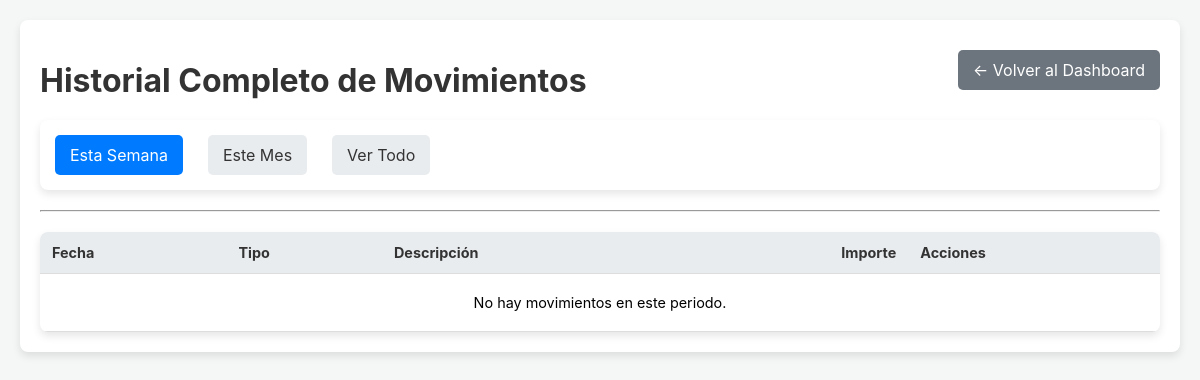
The app's page /historial/ (signed in), older data.
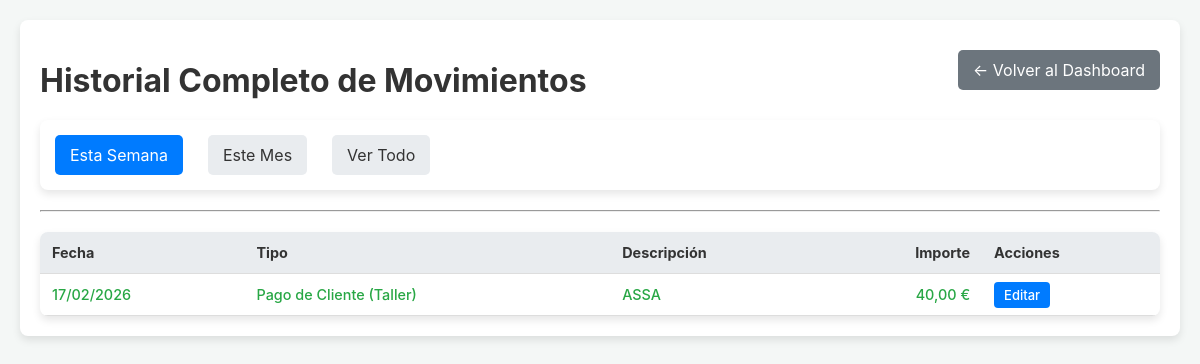
The same page, newer data.
### taller/models.py (models this page shows, shortened)
class Ingreso(models.Model):
    CATEGORIA_CHOICES = [
        ('Taller', 'Pago de Cliente (Taller)'),
        ('Grua', 'Servicio de Grúa'),
        ('Otras Ganancias', 'Otras Ganancias'),
        ('Otros', 'Otros Ingresos'),
    ]
    METODO_PAGO_CHOICES = [
        ('EFECTIVO', 'Efectivo (Caja)'),
        ('CUENTA_ERIKA', 'Cuenta Erika (Compartida)'),
        ('CUENTA_TALLER', 'Cuenta Taller (Nueva)'),
    ]
    metodo_pago = models.CharField(max_length=20, choices=METODO_PAGO_CHOICES, default='EFECTIVO')
    fecha = models.DateField(default=timezone.now)
    categoria = models.CharField(max_length=30, choices=CATEGORIA_CHOICES)
    importe = models.DecimalField(max_digits=10, decimal_places=2)
    descripcion = models.CharField(max_length=255)
    orden = models.ForeignKey(OrdenDeReparacion, on_delete=models.SET_NULL, null=True, blank=True)
    es_tpv = models.BooleanField(default=False)

### taller/views.py (the view)
# urls.py: path('historial/', views.historial_movimientos, name='historial_movimientos'),
@login_required
def historial_movimientos(request):
    periodo = request.GET.get('periodo', 'semana'); hoy = timezone.now().date()
    gastos_qs = Gasto.objects.all(); ingresos_qs = Ingreso.objects.all()
    if periodo == 'semana':
        inicio_semana = hoy - timedelta(days=hoy.weekday())
        gastos_qs = gastos_qs.filter(fecha__gte=inicio_semana); ingresos_qs = ingresos_qs.filter(fecha__gte=inicio_semana)
    elif periodo == 'mes':
        gastos_qs = gastos_qs.filter(fecha__year=hoy.year, fecha__month=hoy.month)
        ingresos_qs = ingresos_qs.filter(fecha__year=hoy.year, fecha__month=hoy.month)
    movimientos = sorted(list(gastos_qs) + list(ingresos_qs), key=lambda x: (x.fecha, -x.id if hasattr(x, 'id') else 0), reverse=True)
    context = { 'movimientos': movimientos, 'periodo_seleccionado': periodo }
    return render(request, 'taller/historial_movimientos.html', context)

### taller/templatetags/taller_extras.py (called while the page is built)
@register.filter(name='get_class_name')
def get_class_name(value):
    return value.__class__.__name__

@register.filter(name='is_gasto')
def is_gasto(class_name):
    return class_name == 'Gasto'

### taller/templates/taller/historial_movimientos.html (shortened to what this page needs)
<!DOCTYPE html>
{% load static %}
{% load taller_extras %}
<html lang="es">
<head>
    <link rel="stylesheet" href="{% static 'taller/css/main.css' %}">
    <link rel="stylesheet" href="{% static 'taller/css/responsive.css' %}">
</head>
<body>
    <div class="container">
        <div class="header">
            <h1>Historial Completo de Movimientos</h1>
            <a href="{% url 'home' %}" class="back-btn">← Volver al Dashboard</a>
        </div>
        <div class="filters">
            <a href="?periodo=semana" class="{% if periodo_seleccionado == 'semana' %}active{% endif %}">Esta Semana</a>
            <a href="?periodo=mes" class="{% if periodo_seleccionado == 'mes' %}active{% endif %}">Este Mes</a>
            <a href="?periodo=todo" class="{% if periodo_seleccionado == 'todo' %}active{% endif %}">Ver Todo</a>
        </div>
        <hr>
        <table class="history-table">
            <thead>
                <tr>
                    <th>Fecha</th>
                    <th>Tipo</th>
                    <th>Descripción</th>
                    <th style="text-align: right;">Importe</th>
                    <th>Acciones</th>
                </tr>
            </thead>
            <tbody>
                {% for movimiento in movimientos %}
                    {% with es_gasto=movimiento|get_class_name|is_gasto %}
                    <tr class="{% if es_gasto %}gasto-row{% else %}ingreso-row{% endif %}">
                        <td>{{ movimiento.fecha|date:"d/m/Y" }}</td>
                        <td>{{ movimiento.get_categoria_display }}</td>
                        <td>{{ movimiento.descripcion }}</td>
                        <td style="text-align: right;">
                            {{ movimiento.importe|floatformat:2 }} €
                        </td>
                        <td>
                            {% if es_gasto %}
                                <a href="{% url 'editar_movimiento' 'gasto' movimiento.id %}" class="edit-btn">Editar</a>
                            {% else %}
                                <a href="{% url 'editar_movimiento' 'ingreso' movimiento.id %}" class="edit-btn">Editar</a>
                            {% endif %}
                        </td>
                    </tr>
                    {% endwith %}
                {% empty %}
                    <tr><td colspan="5" style="text-align: center; padding: 20px;">No hay movimientos en este periodo.</td></tr>
                {% endfor %}
            </tbody>
        </table>
    </div>
</body>
</html>

Row changes from the older to the newer data that the page shows:
added Ingreso: fecha "17/02/2026", categoria "Pago de Cliente (Taller)", descripcion "ASSA", importe "40,00"
Text that changed along with them:
text no longer shown: "No hay movimientos en este periodo."
